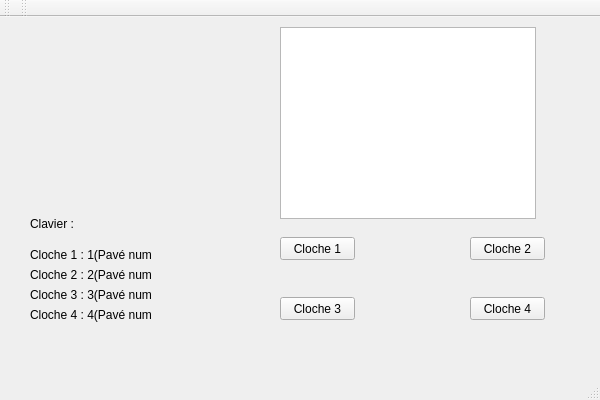
<?xml version="1.0" encoding="UTF-8"?>
<ui version="4.0">
 <class>TPClocheClass</class>
 <widget class="QMainWindow" name="TPClocheClass">
  <property name="geometry">
   <rect>
    <x>0</x>
    <y>0</y>
    <width>600</width>
    <height>400</height>
   </rect>
  </property>
  <property name="windowTitle">
   <string>TPCloche</string>
  </property>
  <widget class="QWidget" name="centralWidget">
   <widget class="QPushButton" name="cloche3">
    <property name="geometry">
     <rect>
      <x>280</x>
      <y>280</y>
      <width>75</width>
      <height>23</height>
     </rect>
    </property>
    <property name="text">
     <string>Cloche 3</string>
    </property>
   </widget>
   <widget class="QPushButton" name="cloche4">
    <property name="geometry">
     <rect>
      <x>470</x>
      <y>280</y>
      <width>75</width>
      <height>23</height>
     </rect>
    </property>
    <property name="text">
     <string>Cloche 4</string>
    </property>
   </widget>
   <widget class="QPushButton" name="cloche1">
    <property name="geometry">
     <rect>
      <x>280</x>
      <y>220</y>
      <width>75</width>
      <height>23</height>
     </rect>
    </property>
    <property name="text">
     <string>Cloche 1</string>
    </property>
   </widget>
   <widget class="QPushButton" name="cloche2">
    <property name="geometry">
     <rect>
      <x>470</x>
      <y>220</y>
      <width>75</width>
      <height>23</height>
     </rect>
    </property>
    <property name="text">
     <string>Cloche 2</string>
    </property>
   </widget>
   <widget class="QListWidget" name="log">
    <property name="geometry">
     <rect>
      <x>280</x>
      <y>10</y>
      <width>256</width>
      <height>192</height>
     </rect>
    </property>
   </widget>
   <widget class="QLabel" name="label">
    <property name="geometry">
     <rect>
      <x>30</x>
      <y>230</y>
      <width>121</width>
      <height>16</height>
     </rect>
    </property>
    <property name="text">
     <string>Cloche 1 : 1(Pavé num)</string>
    </property>
   </widget>
   <widget class="QLabel" name="label_2">
    <property name="geometry">
     <rect>
      <x>30</x>
      <y>250</y>
      <width>121</width>
      <height>16</height>
     </rect>
    </property>
    <property name="text">
     <string>Cloche 2 : 2(Pavé num)</string>
    </property>
   </widget>
   <widget class="QLabel" name="label_3">
    <property name="geometry">
     <rect>
      <x>30</x>
      <y>270</y>
      <width>121</width>
      <height>16</height>
     </rect>
    </property>
    <property name="text">
     <string>Cloche 3 : 3(Pavé num)</string>
    </property>
   </widget>
   <widget class="QLabel" name="label_4">
    <property name="geometry">
     <rect>
      <x>30</x>
      <y>290</y>
      <width>121</width>
      <height>16</height>
     </rect>
    </property>
    <property name="text">
     <string>Cloche 4 : 4(Pavé num)</string>
    </property>
   </widget>
   <widget class="QLabel" name="label_5">
    <property name="geometry">
     <rect>
      <x>30</x>
      <y>200</y>
      <width>47</width>
      <height>13</height>
     </rect>
    </property>
    <property name="text">
     <string>Clavier :</string>
    </property>
   </widget>
  </widget>
  <widget class="QMenuBar" name="menuBar">
   <property name="geometry">
    <rect>
     <x>0</x>
     <y>0</y>
     <width>600</width>
     <height>21</height>
    </rect>
   </property>
  </widget>
  <widget class="QToolBar" name="mainToolBar">
   <attribute name="toolBarArea">
    <enum>TopToolBarArea</enum>
   </attribute>
   <attribute name="toolBarBreak">
    <bool>false</bool>
   </attribute>
  </widget>
  <widget class="QStatusBar" name="statusBar"/>
  <widget class="QToolBar" name="toolBar">
   <property name="windowTitle">
    <string>toolBar</string>
   </property>
   <attribute name="toolBarArea">
    <enum>TopToolBarArea</enum>
   </attribute>
   <attribute name="toolBarBreak">
    <bool>false</bool>
   </attribute>
  </widget>
 </widget>
 <layoutdefault spacing="6" margin="11"/>
 <resources>
  <include location="TPCloche.qrc"/>
 </resources>
 <connections>
  <connection>
   <sender>cloche1</sender>
   <signal>clicked()</signal>
   <receiver>TPClocheClass</receiver>
   <slot>cloche1()</slot>
   <hints>
    <hint type="sourcelabel">
     <x>317</x>
     <y>264</y>
    </hint>
    <hint type="destinationlabel">
     <x>299</x>
     <y>199</y>
    </hint>
   </hints>
  </connection>
  <connection>
   <sender>cloche2</sender>
   <signal>clicked()</signal>
   <receiver>TPClocheClass</receiver>
   <slot>cloche2()</slot>
   <hints>
    <hint type="sourcelabel">
     <x>507</x>
     <y>264</y>
    </hint>
    <hint type="destinationlabel">
     <x>299</x>
     <y>199</y>
    </hint>
   </hints>
  </connection>
  <connection>
   <sender>cloche3</sender>
   <signal>clicked()</signal>
   <receiver>TPClocheClass</receiver>
   <slot>cloche3()</slot>
   <hints>
    <hint type="sourcelabel">
     <x>317</x>
     <y>324</y>
    </hint>
    <hint type="destinationlabel">
     <x>299</x>
     <y>199</y>
    </hint>
   </hints>
  </connection>
  <connection>
   <sender>cloche4</sender>
   <signal>clicked()</signal>
   <receiver>TPClocheClass</receiver>
   <slot>cloche4()</slot>
   <hints>
    <hint type="sourcelabel">
     <x>507</x>
     <y>324</y>
    </hint>
    <hint type="destinationlabel">
     <x>299</x>
     <y>199</y>
    </hint>
   </hints>
  </connection>
 </connections>
 <slots>
  <slot>cloche1()</slot>
  <slot>cloche2()</slot>
  <slot>cloche3()</slot>
  <slot>cloche4()</slot>
 </slots>
</ui>
